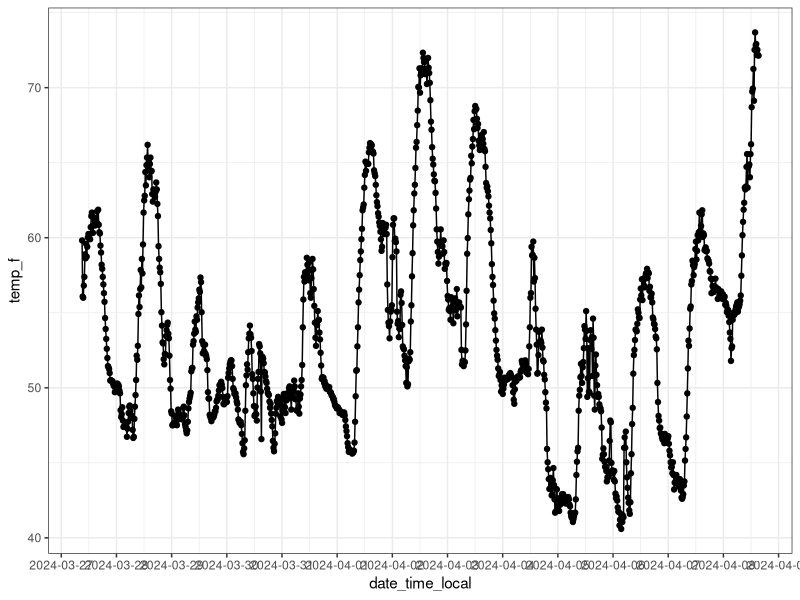
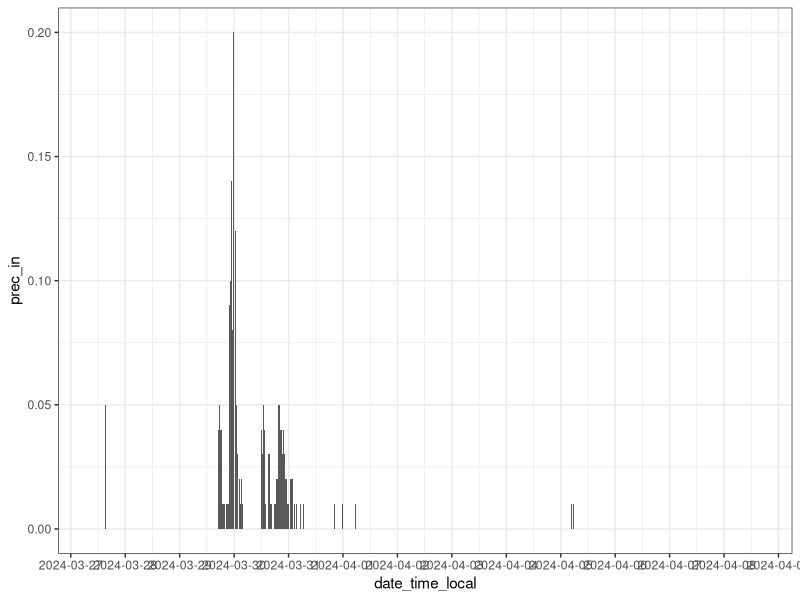
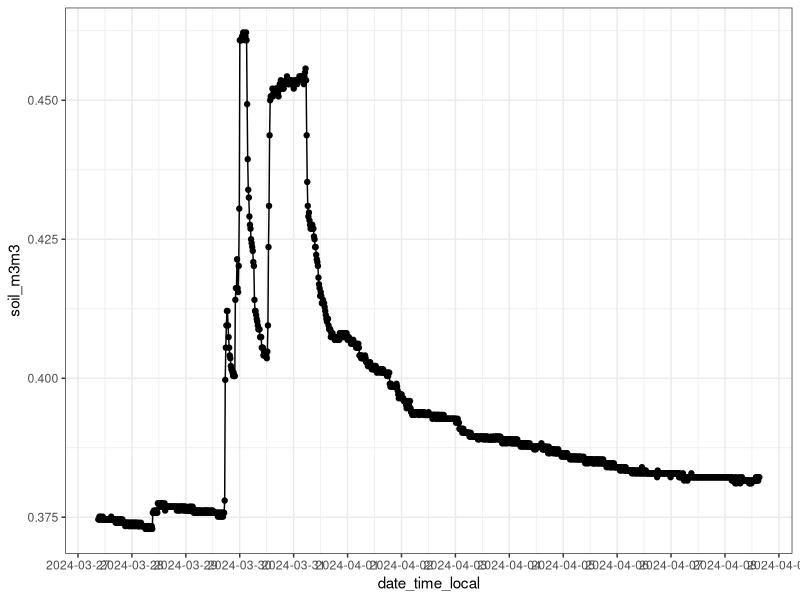
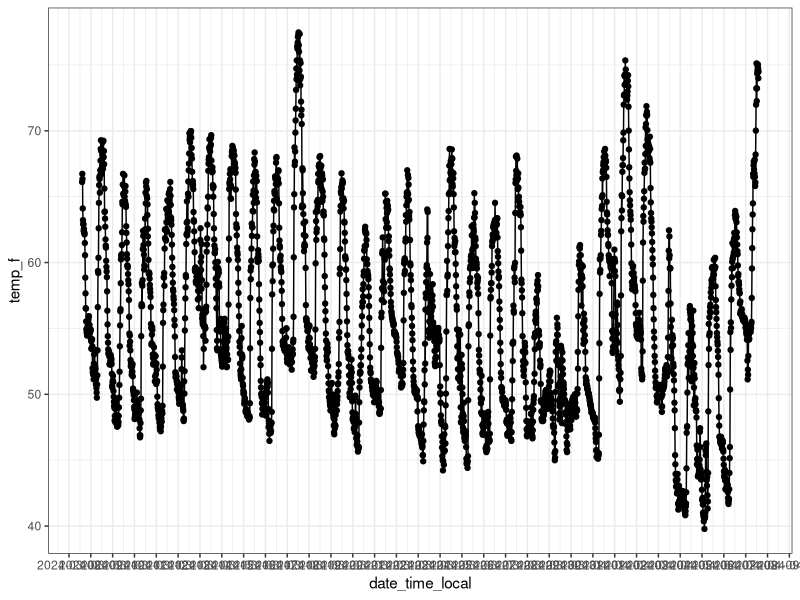
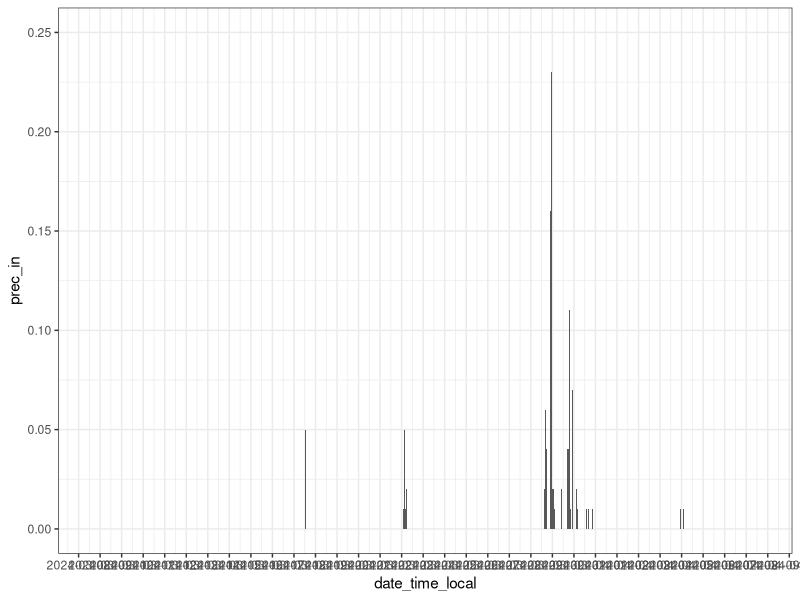
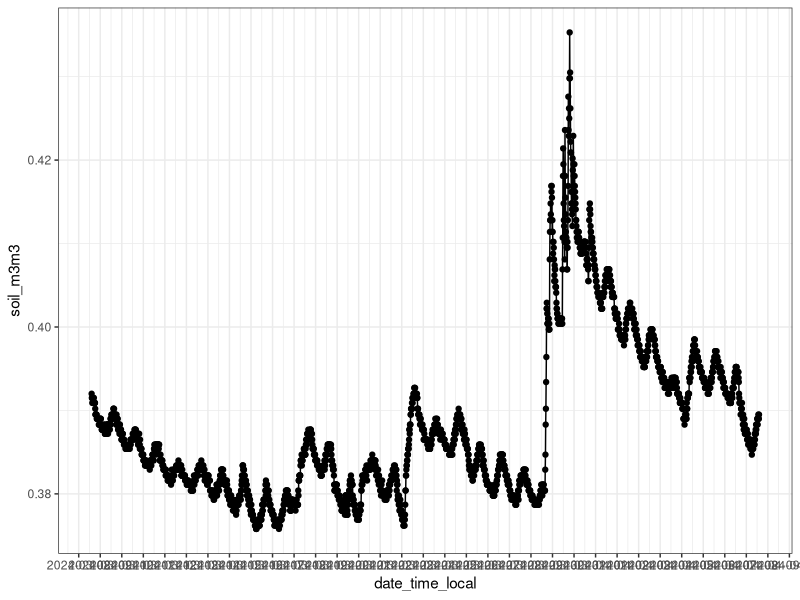

The R script that drew these images, in order:
## ---- chunk 1
knitr::opts_chunk$set(echo = TRUE)
## ---- chunk 2

#load packages

library(tidyverse)
library(dplyr)
library(here)

## ---- chunk 3

# Read in the data
# Immediately changing wacky column names
annie_oakly <- read_csv(here("data", "Annie_Oakly.csv")) %>% 
  rename(id = "#",
         date_time = "Date Time, GMT-07:00",
         temp_f = "Temp, °F (LGR S/N: 21901550, SEN S/N: 21895909, LBL: Temperature)",
         rh_percent = "RH, % (LGR S/N: 21901550, SEN S/N: 21895909, LBL: RH)",
         solar_rad_wm2 = "Solar Radiation, W/m² (LGR S/N: 21901550, SEN S/N: 21903642, LBL: Solar Radiation)",
         prec_in = "Rain, in (LGR S/N: 21901550, SEN S/N: 21907472, LBL: Rain)",
         soil_m3m3 = "Water Content, m³/m³ (LGR S/N: 21901550, SEN S/N: 21907600, LBL: Water Content)",
         wind_sp_mph = "Wind Speed, mph (LGR S/N: 21901550, SEN S/N: 21907851, LBL: Wind Speed)",
         gust_sp_mph = "Gust Speed, mph (LGR S/N: 21901550, SEN S/N: 21907851, LBL: Gust Speed)",
         wind_direct = "Wind Direction, ø (LGR S/N: 21901550, SEN S/N: 21907851, LBL: Wind Direction)") 

# using lubridate to change date_time to date class
annie_oakly$date_time_local <- parse_date_time(annie_oakly$date_time, "mdy HM")


# Reading in second weather station data
oakie_dokie <- read_csv(here("data", "Oakie_Dokie_2.csv")) %>%
  rename(id = "#",
         date_time = "Date Time, GMT-08:00",
         temp_f = "Temp, °F (LGR S/N: 21901549, SEN S/N: 21895908, LBL: Temp)",
         rh_percent = "RH, % (LGR S/N: 21901549, SEN S/N: 21895908, LBL: RH)",
         solar_rad_wm2 = "Solar Radiation, W/m² (LGR S/N: 21901549, SEN S/N: 21903641, LBL: Solar Radiation)",
         prec_in = "Rain, in (LGR S/N: 21901549, SEN S/N: 21907471, LBL: Rain)",
         soil_m3m3 = "Water Content, m³/m³ (LGR S/N: 21901549, SEN S/N: 21900338, LBL: Water Content)",
         wind_sp_mph = "Wind Speed, mph (LGR S/N: 21901549, SEN S/N: 21907852, LBL: Wind Speed)",
         gust_sp_mph = "Gust Speed, mph (LGR S/N: 21901549, SEN S/N: 21907852, LBL: Gust Speed)",
         wind_direct = "Wind Direction, ø (LGR S/N: 21901549, SEN S/N: 21907852, LBL: Wind Direction)")

oakie_dokie$date_time_local <- parse_date_time(oakie_dokie$date_time, "mdy HM")


# Initial plots for Annie Oakly

ggplot(annie_oakly, aes(x = date_time_local, y = temp_f)) +
  geom_point() +
  geom_line() +
  scale_x_datetime(breaks = "1 day") +
  theme_bw()

ggplot(annie_oakly, aes(x=date_time_local, y=prec_in))+
  geom_col()+
  scale_x_datetime(breaks="1 day")+
  theme_bw()

ggplot(annie_oakly, aes(x = date_time_local, y = soil_m3m3)) +
  geom_point() +
  geom_line() +
  scale_x_datetime(breaks = "1 day") +
  theme_bw()

# Initial plots for Oakie Dokie

ggplot(oakie_dokie, aes(x = date_time_local, y = temp_f)) +
  geom_point() +
  geom_line() +
  scale_x_datetime(breaks = "1 day") +
  theme_bw()

ggplot(oakie_dokie, aes(x=date_time_local, y=prec_in))+
  geom_col()+
  scale_x_datetime(breaks="1 day")+
  theme_bw()

ggplot(oakie_dokie, aes(x = date_time_local, y = soil_m3m3)) +
  geom_point() +
  geom_line() +
  scale_x_datetime(breaks = "1 day") +
  theme_bw()


